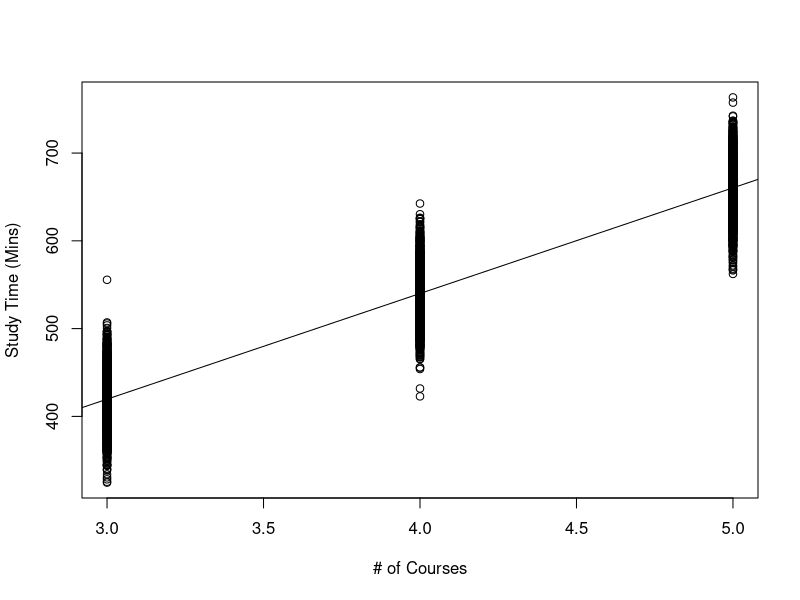
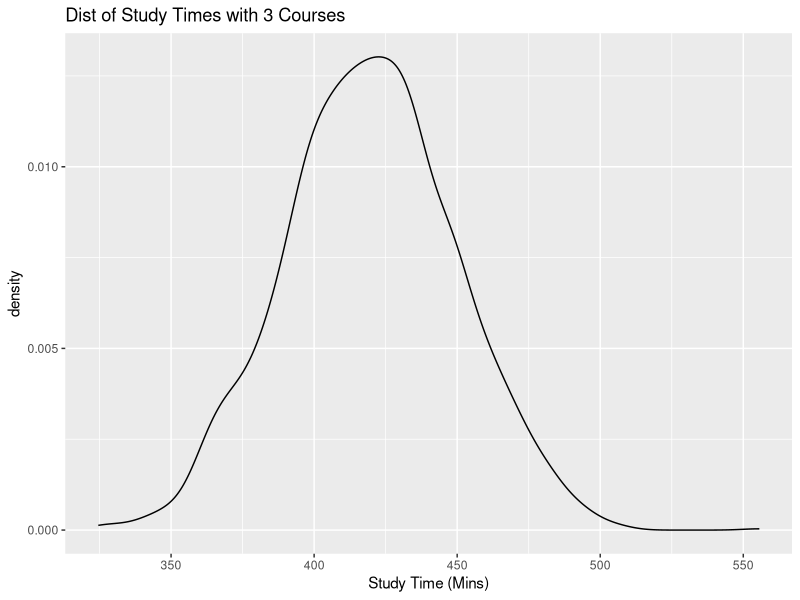
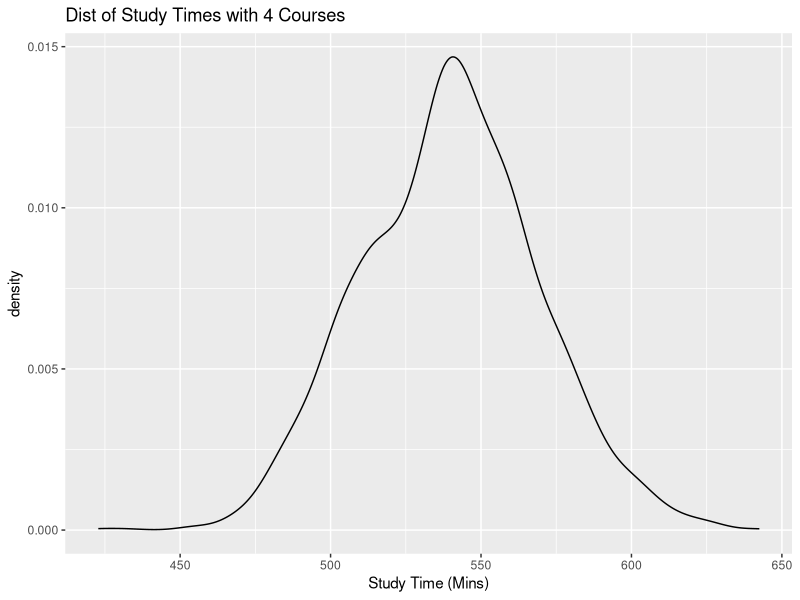
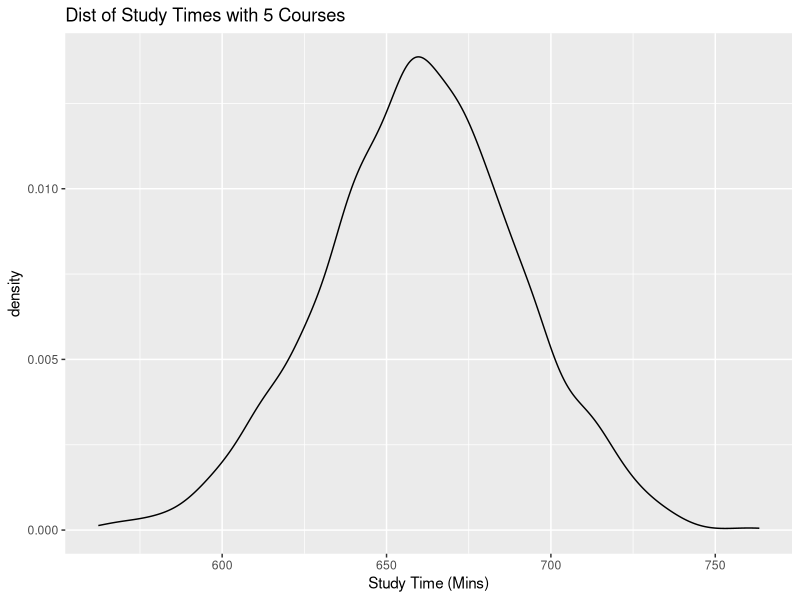

R code for these plots, in order: (Note: this script raises an error after producing the figures.)
## ---- chunk 1
rm(list = ls())
## ---- chunk 2
gety <- function(x,intercept,slope,sigma)
{
  n<-length(x)
  y <- intercept + x*slope + rnorm(n,0,sigma)
  return(y)
}

##generate x values
courses<-c(rep(3,2000), rep(4,2000), rep(5,2000))

##generate parameters
b0<-60
b1<-120
sigma<-30

##simulate response
set.seed(6021)
study<-gety(courses, b0, b1, sigma)
## ---- chunk 3
##create dataframe
df<-data.frame(study,courses)

##fit regression
result<-lm(study~courses, data=df)
## ---- chunk 4
##create scatterplot with regression line overlaid
plot(df$courses, df$study, xlab="# of Courses", ylab="Study Time (Mins)")
abline(result)
## ---- chunk 5
library(tidyverse)
## ---- chunk 6
##subset dataframe
x.3<-df[which(df$courses==3),]
##density plot of study time for students taking 3 courses
ggplot(x.3,aes(x=study))+
  geom_density()+
  labs(x="Study Time (Mins)", title="Dist of Study Times with 3 Courses")
## ---- chunk 7
##subset dataframe
x.4<-df[which(df$courses==4),]
##density plot of study time for students taking 4 courses
ggplot(x.4,aes(x=study))+
  geom_density()+
  labs(x="Study Time (Mins)", title="Dist of Study Times with 4 Courses")
## ---- chunk 8
##subset dataframe
x.5<-df[which(df$courses==5),]
##density plot of study time for students taking 5 courses
ggplot(x.5,aes(x=study))+
  geom_density()+
  labs(x="Study Time (Mins)", title="Dist of Study Times with 5 Courses")
## ---- chunk 9
knitr::include_graphics("images/10-ass1.jpg")
## ---- chunk 10
knitr::include_graphics("images/10-ass2.jpg")
## ---- chunk 11
knitr::include_graphics("images/10-residuals.png")
## ---- chunk 12
##fit regression
result<-lm(study~courses, data=df) ##supply y, then x, and specify dataframe via data
##print out the estimated coefficients
result
## ---- chunk 13
##fit regression
result.mle<-glm(study~courses, data=df) ##we use glm() function for ML instead
##print out the estimated coefficients. Notice they are the same. 
result.mle
